Frame 1 (no input): blank canvas, image omitted
Frame 60 (the mouse pressed at the canvas centre just before this capture): blank canvas, image omitted
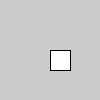
Frame 120 (the mouse held since frame 60 and released just before this capture)

The Processing sketch whose frames 1 and 60 were blank and that drew this single picture after the mouse press (run headless with seeded random() and noise(); from frame 60 on, the mouse is pressed at the canvas centre):

// Processing sketch: p_2_1
// ── p_2_1.pde
void setup(){
  size(100,100);
}
void draw(){
  if (mousePressed == true){
    rect(mouseX, mouseY,20,20);
  }
}
